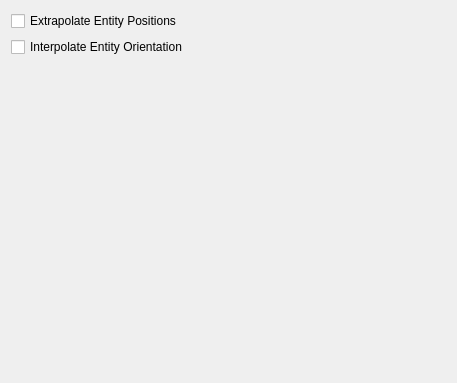
<?xml version="1.0" encoding="UTF-8"?>
<ui version="4.0">
 <class>RvInterpolationPrefWidget</class>
 <widget class="QWidget" name="RvInterpolationPrefWidget">
  <property name="geometry">
   <rect>
    <x>0</x>
    <y>0</y>
    <width>457</width>
    <height>383</height>
   </rect>
  </property>
  <property name="windowTitle">
   <string>Interpolation</string>
  </property>
  <layout class="QVBoxLayout" name="verticalLayout">
   <item>
    <widget class="QCheckBox" name="extrapolatePosition">
     <property name="text">
      <string>Extrapolate Entity Positions</string>
     </property>
    </widget>
   </item>
   <item>
    <widget class="QCheckBox" name="interpolateOrientation">
     <property name="text">
      <string>Interpolate Entity Orientation</string>
     </property>
    </widget>
   </item>
   <item>
    <spacer name="verticalSpacer">
     <property name="orientation">
      <enum>Qt::Vertical</enum>
     </property>
     <property name="sizeHint" stdset="0">
      <size>
       <width>20</width>
       <height>40</height>
      </size>
     </property>
    </spacer>
   </item>
  </layout>
 </widget>
 <resources/>
 <connections/>
</ui>
